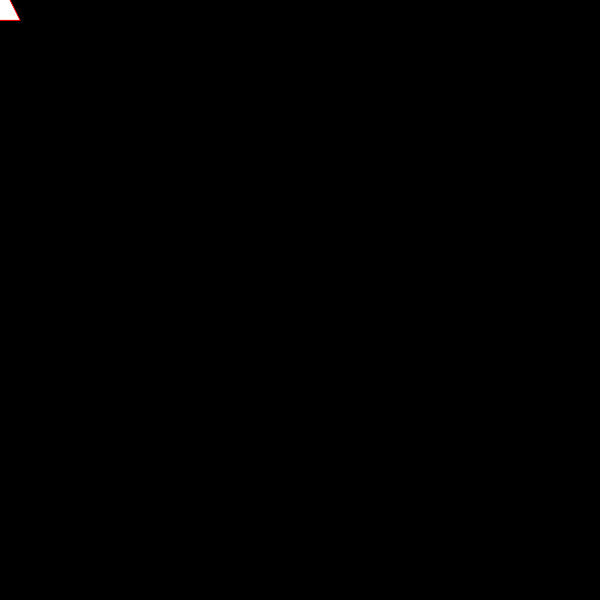
Frame 1 (no input)
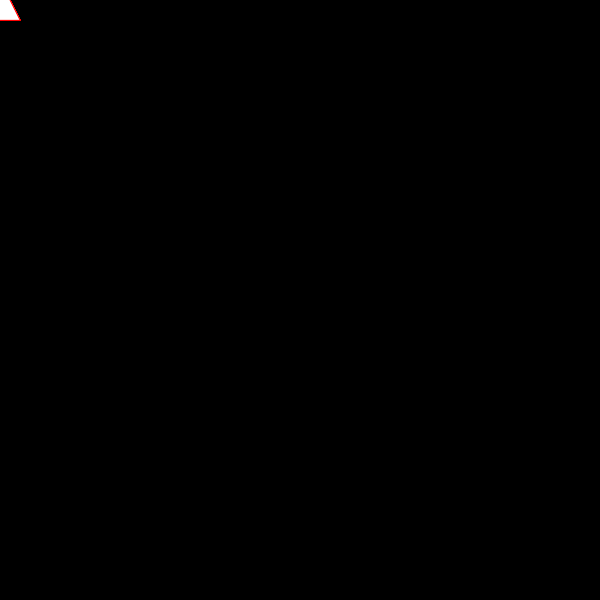
Frame 60 (no input)
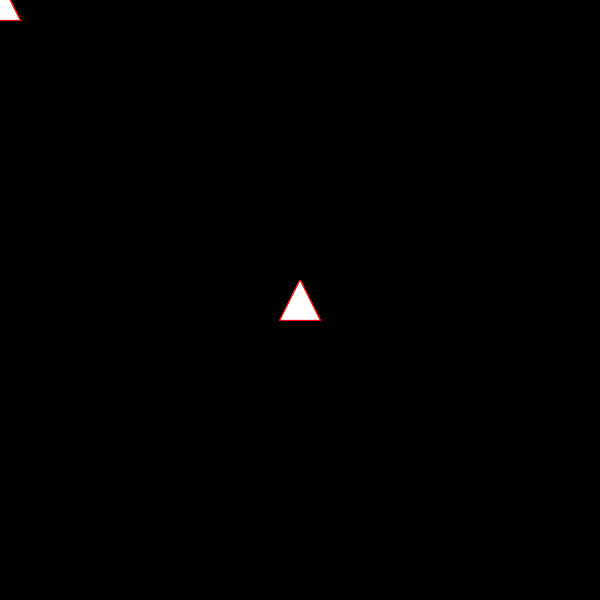
Frame 120 (the mouse pressed at the canvas centre since frame 60)

The p5.js sketch that drew these frames (run headless with seeded random() and noise() and a simulated clock; from frame 60 on, the mouse is pressed at the canvas centre):

// p5.js sketch
// ── sketch.js
// Use transform functions to change the brush size, rotation, position relative to the mouse. 

var angle;
var scaleFactor;
var increment;
var position;




function setup(){
  createCanvas(600, 600);
  background(0);

  angle = 0;
  scaleFactor = 1;
  increment = 1;
  
}

function draw(){
  //Set the stroke color
  stroke(255, 0, 0);

  //Draw a line from the previous mouse position to the current mouse position
  push();
  translate(mouseX, mouseY);
  scale(scaleFactor);
  rotate(radians(angle));
  fill(255);
  triangle(-20, 20, 0, -20, 20, 20);
  pop();
  
}

//When the user presses a key, this function is called: 
function keyTyped(){
  
  //If the key is the 'c', re-draw the background
  if(key == 'c'){
    background(0);
  }
  if(key == 'r'){
    angle = angle + 10;
  }
  if(key == 's'){
    scaleFactor = scaleFactor + increment;
    if(scaleFactor > 1.5 || scaleFactor < 0.5){
      increment = -increment;
    }
    console.log(scaleFactor);
  }

  
  return false;
}
